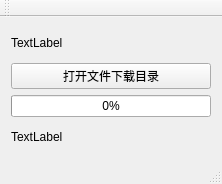
<?xml version="1.0" encoding="UTF-8"?>
<ui version="4.0">
 <class>MainWindow</class>
 <widget class="QMainWindow" name="MainWindow">
  <property name="geometry">
   <rect>
    <x>0</x>
    <y>0</y>
    <width>222</width>
    <height>184</height>
   </rect>
  </property>
  <property name="windowTitle">
   <string>MainWindow</string>
  </property>
  <widget class="QWidget" name="centralWidget">
   <layout class="QVBoxLayout" name="verticalLayout_2">
    <item>
     <layout class="QVBoxLayout" name="verticalLayout">
      <item>
       <widget class="QLabel" name="statusLabel">
        <property name="text">
         <string>TextLabel</string>
        </property>
       </widget>
      </item>
      <item>
       <layout class="QHBoxLayout" name="horizontalLayout">
        <item>
         <widget class="QPushButton" name="btn_opendir">
          <property name="text">
           <string>打开文件下载目录</string>
          </property>
         </widget>
        </item>
       </layout>
      </item>
      <item>
       <widget class="QProgressBar" name="serverProgressBar">
        <property name="value">
         <number>0</number>
        </property>
       </widget>
      </item>
      <item>
       <widget class="QLabel" name="IPlabel">
        <property name="text">
         <string>TextLabel</string>
        </property>
       </widget>
      </item>
     </layout>
    </item>
   </layout>
  </widget>
  <widget class="QMenuBar" name="menuBar">
   <property name="geometry">
    <rect>
     <x>0</x>
     <y>0</y>
     <width>222</width>
     <height>23</height>
    </rect>
   </property>
  </widget>
  <widget class="QToolBar" name="mainToolBar">
   <attribute name="toolBarArea">
    <enum>TopToolBarArea</enum>
   </attribute>
   <attribute name="toolBarBreak">
    <bool>false</bool>
   </attribute>
  </widget>
  <widget class="QStatusBar" name="statusBar"/>
 </widget>
 <layoutdefault spacing="6" margin="11"/>
 <resources/>
 <connections/>
</ui>
